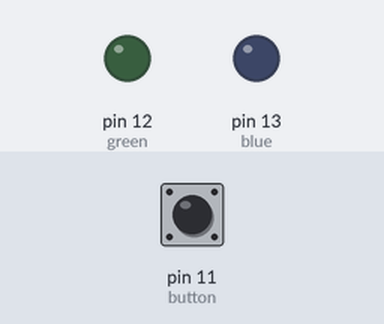
Recording of a sketch running on a simulated Arduino Uno, built with avr-gcc and run on an emulated ATmega328P. Shown: output pins drawn as LEDs (lit = HIGH). Inputs (shaded band) come from the test bench; at power-on: pin 11 (button) LOW.

Above: at 1.2 s.
1.3 s: pin 11 (button) pulled HIGH for 0.15 s
At 1.37 s:
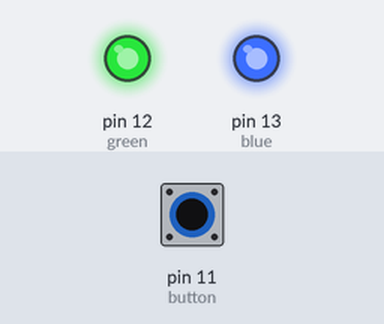
2.9 s: pin 11 (button) pulled HIGH for 3.2 s
At 6.7 s:
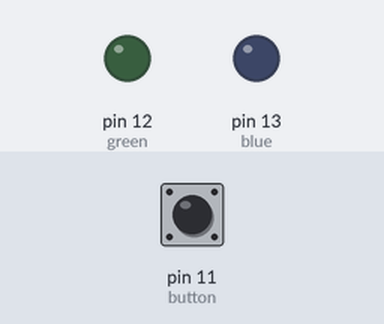
Timing chart, 0 to 8.2 s (numbered marks = the images above; inputs shaded):
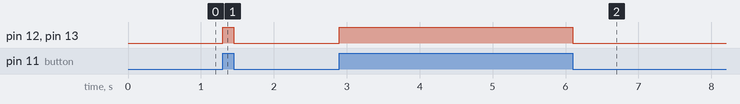

The sketch:

3_LED_Pushbutton.ino
```cpp
int blue = 13;
int green = 12;
int button = 11;
int buttonState = 0;


void setup() {
  // put your setup code here, to run once:
  pinMode(blue, OUTPUT);
  pinMode(green, OUTPUT);
  pinMode(button, INPUT);

}

void loop() {
  // put your main code here, to run repeatedly:
  buttonState = digitalRead(button);

  if (buttonState == 1)
  {
    digitalWrite(blue, HIGH);
    digitalWrite(green, HIGH);
  }

  else if (buttonState == 0)
  {
    digitalWrite(blue, LOW);
    digitalWrite(green, LOW);
  }
}
```

Measured:
- after the input at 1.3 s, pin 12 (green), pin 13 (blue): LOW → HIGH at once, → LOW 0.15 s later
- after the input at 2.9 s, pin 12 (green), pin 13 (blue): LOW → HIGH at once, → LOW 3.2 s later
